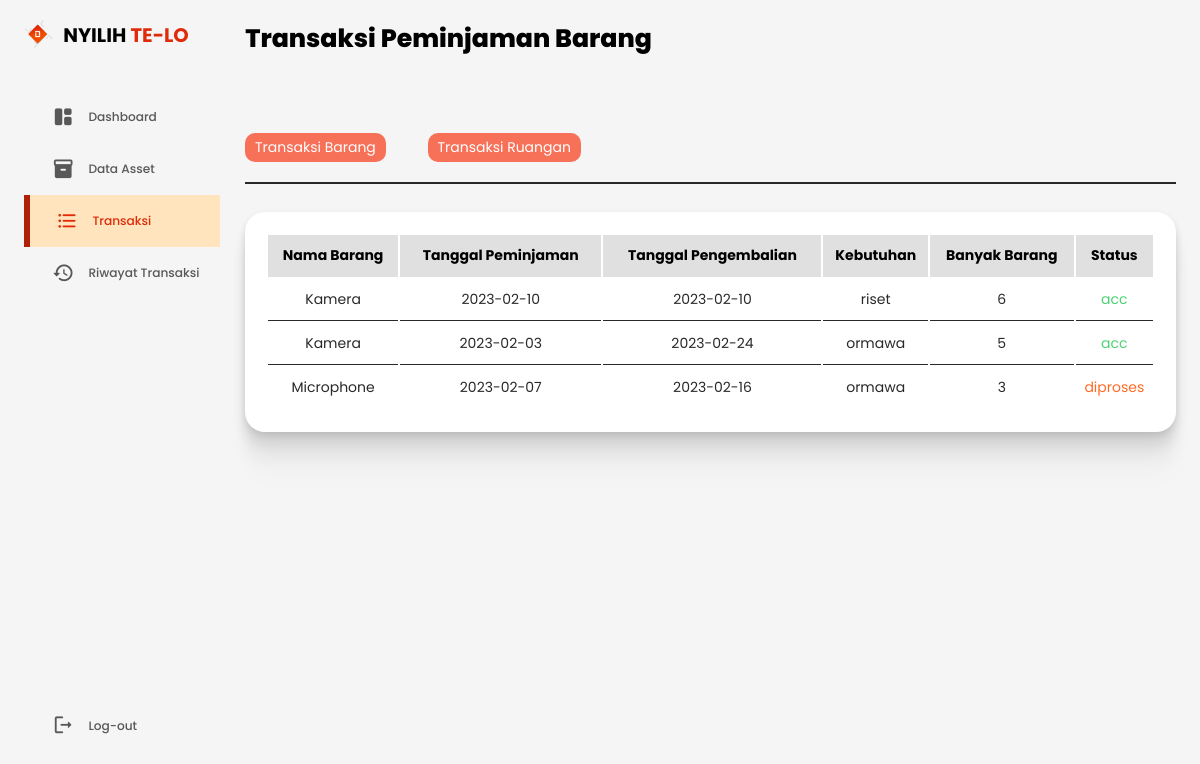
The app's page /pages/transaksi.php (signed in) with its own data.
### tables this page shows
CREATE TABLE `pjbarang` (
  `id_pinjamB` int(11) NOT NULL,
  `tgl_pinjam` date NOT NULL,
  `tgl_kembali` date NOT NULL,
  `banyak_barang` int(40) NOT NULL,
  `kebutuhan` varchar(40) NOT NULL,
  `status` enum('diproses','acc','selesai') NOT NULL DEFAULT 'diproses',
  `id_user` int(11) NOT NULL,
  `id_barang` int(11) NOT NULL
);

CREATE TABLE `barang` (
  `id_barang` int(11) NOT NULL,
  `nama_barang` varchar(40) NOT NULL,
  `stok` int(40) NOT NULL
);

### pages/transaksi.php (the view, shortened to what this page needs)
<?php
require('../connections/connection.php');
if(isset($_SESSION["login"])){
  $user = $_SESSION['user'];
  $q = mysqli_query($conn, "SELECT * FROM user WHERE no_induk = $user");
  $data = mysqli_fetch_array($q);
}
$q = mysqli_query($conn, "SELECT
                  barang.nama_barang, pjbarang.tgl_pinjam, pjbarang.tgl_kembali, pjbarang.banyak_barang, pjbarang.kebutuhan, pjbarang.status
                  FROM pjbarang JOIN barang ON pjbarang.id_barang = barang.id_barang WHERE id_user = $data[id_user] ");
?>
<!DOCTYPE html>
<html lang="en">
<head>
  <link rel="stylesheet" href="../assets/dist/css/dashboard/order.css">
</head>
<body>
  <div class="container">
    <aside>
      <div class="top">
        <div class="logo">
          <img src="../assets/images/landing page/logo.png" alt="logo" />
          <h2>NYILIH <span>TE-LO</span></h2>
        </div>
      </div>
      <div class="sidebar">
        <a href="index.php">
          <span class="material-icons-round"> space_dashboard </span>
          <h3>Dashboard</h3>
        </a>
        <a href="asset.php">
          <span class="material-icons-round"> inventory_2 </span>
          <h3>Data Asset</h3>
        </a>
        <a href="transaksi.php" class="active">
          <span class="material-icons-round"> format_list_bulleted </span>
          <h3>Transaksi</h3>
        </a>
        <a href="riwayat.php">
          <span class="material-icons-round"> history </span>
          <h3>Riwayat Transaksi</h3>
        </a>
        <a href="../controllers/logout.php">
          <span class="material-icons-round"> logout </span>
          <h3>Log-out</h3>
        </a>
      </div>
    </aside>
    <main>
      <div class="navbar">
        <h1>Transaksi Peminjaman Barang</h1>
      </div>
      <div class="row-1">
        <div class="room-order">
          <div class="header-room">
            <a href="transaksi.php">Transaksi Barang</a>
            <a href="transaksiruangan.php">Transaksi Ruangan</a>
          </div>
          <table>
            <thead>
              <tr>
                <th>Nama Barang</th>
                <th>Tanggal Peminjaman</th>
                <th>Tanggal Pengembalian</th>
                <th>Kebutuhan</th>
                <th>Banyak Barang</th>
                <th>Status</th>
              </tr>
            </thead>
            <tbody>
              <?php
              mysqli_data_seek($q, 0);
              while ($data1 = mysqli_fetch_assoc($q)) {
                if ($data1['status'] === 'acc') {
                  echo "
                      <tr>
                        <td>$data1[nama_barang]</td>
                        <td>$data1[tgl_pinjam]</td>
                        <td>$data1[tgl_kembali]</td>
                        <td>$data1[kebutuhan]</td>
                        <td>$data1[banyak_barang]</td>
                        <td class=succes-color>$data1[status]</td>
                      </tr>
                      ";
                } elseif ($data1['status'] === 'diproses') {
                  echo "
                      <tr>
                        <td>$data1[nama_barang]</td>
                        <td>$data1[tgl_pinjam]</td>
                        <td>$data1[tgl_kembali]</td>
                        <td>$data1[kebutuhan]</td>
                        <td>$data1[banyak_barang]</td>
                        <td class=third-color>$data1[status]</td>
                      </tr>
                      ";
                }
              }
              ?>
            </tbody>
          </table>
        </div>
      </div>
    </main>
  </div>
</body>
</html>

### records on screen
pjbarang: id_barang.nama_barang "Kamera", tgl_pinjam "2023-02-10", tgl_kembali "2023-02-10", kebutuhan "riset", banyak_barang "6", status "acc"
pjbarang: id_barang.nama_barang "Kamera", tgl_pinjam "2023-02-03", tgl_kembali "2023-02-24", kebutuhan "ormawa", banyak_barang "5", status "acc"
pjbarang: id_barang.nama_barang "Microphone", tgl_pinjam "2023-02-07", tgl_kembali "2023-02-16", kebutuhan "ormawa", banyak_barang "3", status "diproses"
